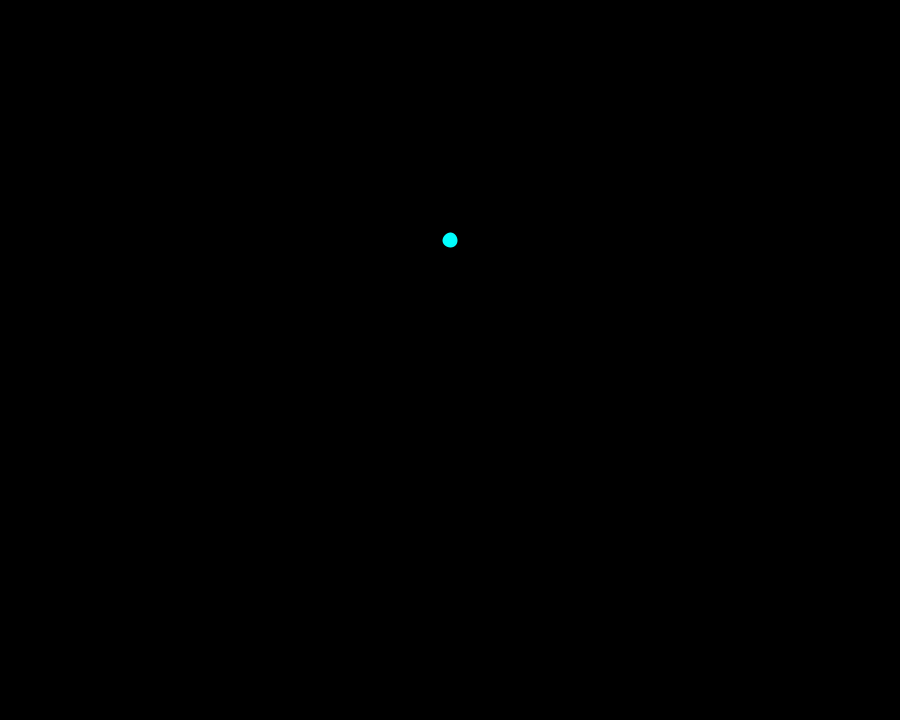
Frame 1 (no input)
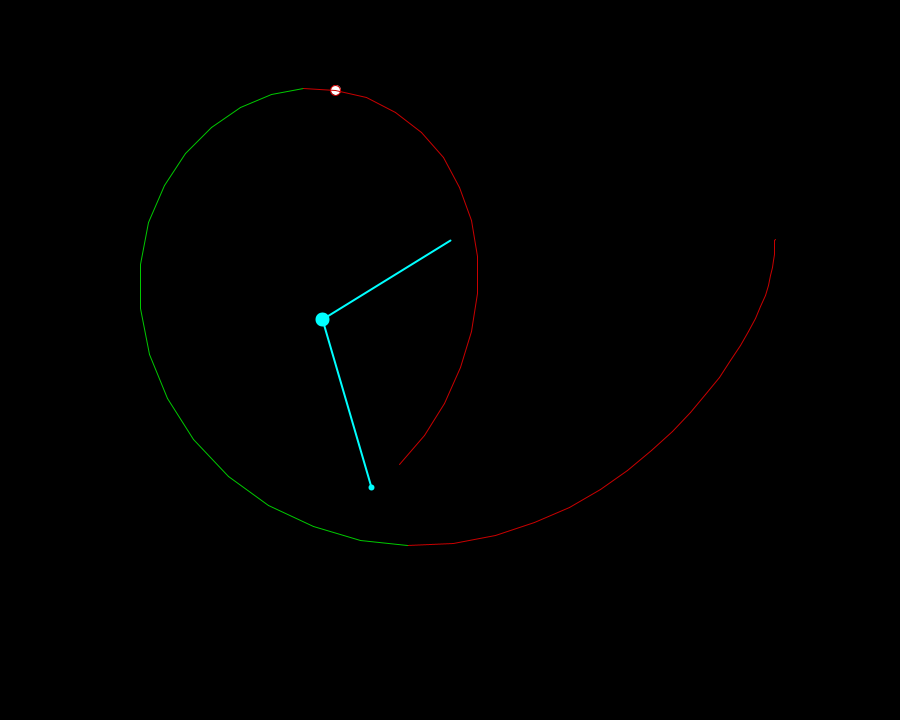
Frame 60 (the mouse pressed at the canvas centre just before this capture)
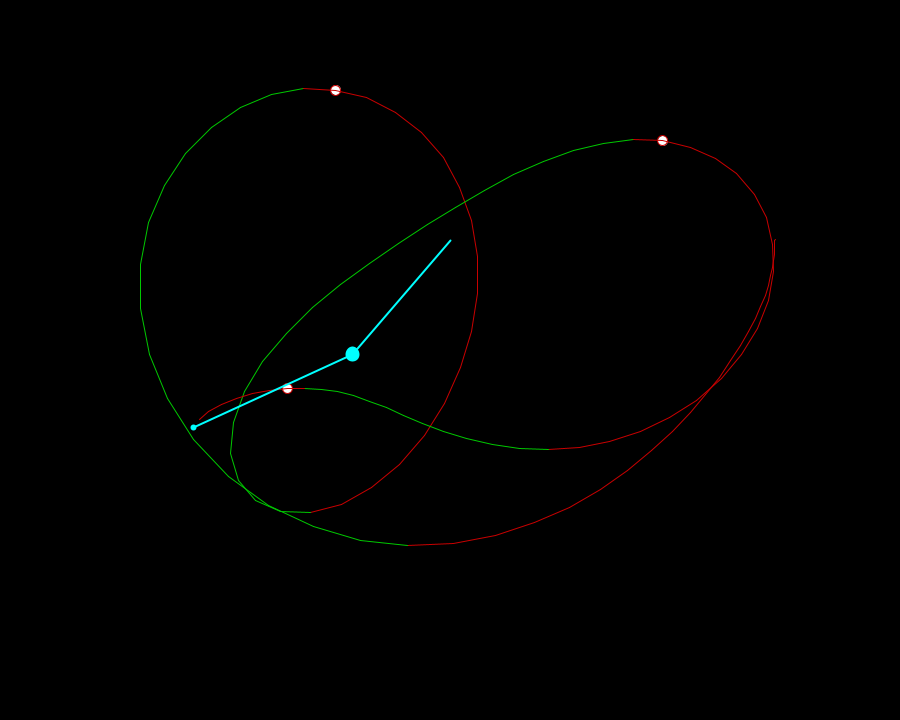
Frame 120 (the mouse held since frame 60 and released just before this capture)

The Processing sketch that drew these frames (run headless with seeded random() and noise(); from frame 60 on, the mouse is pressed at the canvas centre):

// Processing sketch: DoublePendulum_r3
// ── DoublePendulum_r3.pde
// Yet another double pendulum model. 
// Author: Jeremy Madea
// 
// I watched Daniel Shiffman's video for research: https://youtu.be/uWzPe_S-RVE

float cx, cy; //center x and y offset. 
PGraphics g;
DblPendulum pendulum = new DblPendulum();

void setup() {
  size(900, 720); 
  cx = width/2;
  cy = height/3;
  g = createGraphics(width, height);
  g.beginDraw();
  g.background(0);
  g.endDraw();
  pendulum.setDrag(0.00005);
  pendulum.setLengthB(175);
}

//boolean goingdown = true;
void draw() {
  background(0);
  imageMode(CORNER);
  image(g, 0, 0, width, height);
  
  translate(cx, cy);
  stroke(0,255,255);
  strokeWeight(2);
  fill(0,255,255);

  // Draw the pendulum itself. 
  line(0, 0, pendulum.xA, pendulum.yA);
  // Reasonable sihouette diameter = 2 * pow(V/(4/3π), 1/3.0) 
  float d = 2*pow(pendulum.massA/(4/3.0*PI),1/3.0);
  ellipse(pendulum.xA, pendulum.yA, d, d);
  // Reasonable sihouette diameter again.  
  d = 2*pow(pendulum.massB/(4/3.0*PI),1/3.0);
  line(pendulum.xA, pendulum.yA, pendulum.xB, pendulum.yB);
  ellipse(pendulum.xB, pendulum.yB, d, d);

  g.beginDraw();
  g.translate(cx, cy);
  g.stroke(0);
  
  if (pendulum.descending) { 
    g.stroke(200,0,0);
  } else { 
    g.stroke(0,200,0);
  }
  
  if (pendulum.zenith) { 
    g.ellipse(pendulum.x, pendulum.y, 10, 10); 
  }

  if (pendulum.valid_previous()) { 
    g.line(pendulum.px, pendulum.py, pendulum.x, pendulum.y);
  }

  g.endDraw();
  pendulum.update(); 
}

boolean paused = false;
void pause() { 
  paused = true; 
  noLoop();
}
void unpause() { 
  paused = false; 
  loop();
}

void keyPressed() {
 if (key == 'p') { 
   if (paused) { 
     unpause();
   } else { 
     pause();
   }
 } else if (key == 'r') {
   pendulum.setThetaA(PI/2);
   pendulum.setThetaB(PI/2);
   pendulum.setOmegaA(0.0);
   pendulum.setOmegaB(0.0);
   pendulum.updates = 0;
 } else if (key == 'c') {
   g.beginDraw();
   g.background(0);
   g.endDraw();
 }
}

// ── DblPendulum.pde

class DblPendulum {
  float xA, yA, xB, yB;
  float x, y; // duplicates of xB and yB. 
  float lengthA = 150;
  float lengthB = 150;
  float massA = 1000; 
  float massB = 40; 
  float thetaA = PI/2; 
  float thetaB = PI/2; 
  float omegaA = 0; // angular velocity
  float omegaB = 0; // angular velocity
  float alphaA, alphaB; // angular acceleration variables
  float gravity = 1;
  float drag = 0; 
 
  //boolean valid_previous = false;
  float pxA, pyA, pxB, pyB, px, py; // px and py are duplicates of pxB and pyB. 
  int updates = 0;
  boolean descending = true;
  boolean nadir = false; 
  boolean zenith = false; 
   
  void update() { 
    nadir = false;
    zenith = false; 
    
    pxA = xA; 
    pyA = yA;
    pxB = xB;
    pyB = yB;
    px = pxB;
    py = pyB; 
    
    xA = lengthA * sin(thetaA);
    yA = lengthA * cos(thetaA);
    xB = xA + lengthB * sin(thetaB);
    yB = yA + lengthB * cos(thetaB);
    x=xB;
    y=yB;
    
    if (updates > 0) { 
      if (descending) { 
        if (pyB >= yB) {
          nadir = true; 
          descending = false;
        }
      } else {
        if (pyB <= yB) {
          zenith = true; 
          descending = true;
        }
      }
    }
    
    
    /* It's just math, folks. Not mine. 
     * See: https://www.myphysicslab.com/pendulum/double-pendulum-en.html
     */
    alphaA = ((-gravity*(2*massA+massB)*sin(thetaA)) + 
              (-massB*gravity*sin(thetaA-2*thetaB)) + 
              (-2*sin(thetaA-thetaB)*massB) * 
                (omegaB*omegaB*lengthB + omegaA*omegaA*lengthA*cos(thetaA-thetaB))) /
              (lengthA * (2*massA + massB - massB*cos(2*thetaA-2*thetaB)));
              
    alphaB = ((2*sin(thetaA-thetaB)) * 
              ((omegaA*omegaA*lengthA*(massA+massB))+
               (gravity*(massA+massB)*cos(thetaA))+
               (omegaB*omegaB*lengthB*massB*cos(thetaA-thetaB)))) / 
             (lengthA * (2*massA + massB - massB * cos(2*thetaA-2*thetaB)));   
             
    omegaA += alphaA;
    omegaB += alphaB;
    thetaA += omegaA;
    thetaB += omegaB;
    omegaA *= (1 - drag); 
    omegaB *= (1 - drag);
    updates += 1;
  }
  
  boolean valid_previous() {
    return updates >= 2;
  }
 
  void setGravity(float g) { gravity = g; }
  void setMassA(float m) { massA = m; }
  void setMassB(float m) { massB = m; }
  void setLengthA(float a) { lengthA = a; }
  void setLengthB(float b) { lengthB = b; }
  void setThetaA(float r) { thetaA = r; }
  void setThetaB(float r) { thetaB = r; }
  void setOmegaA(float v) { omegaA = v; }
  void setOmegaB(float v) { omegaB = v; }
  void setDrag(float d) { drag = d; }

}
